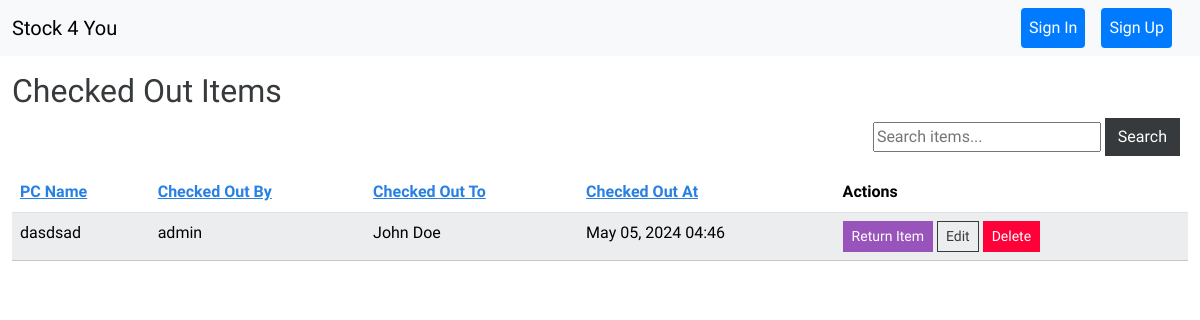
The page /checked-out/ on the database as committed earlier.
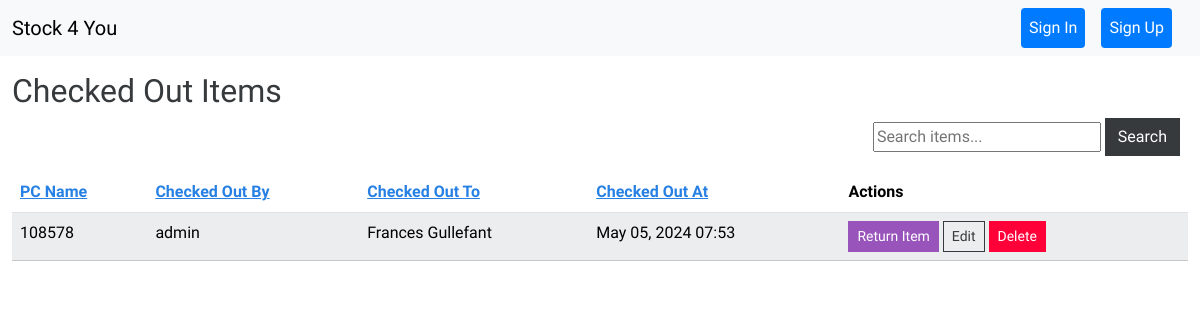
The same page on the database as committed later.
### inventory/models.py (models this page shows, shortened)
class Checkout(models.Model):
    item = models.ForeignKey(InventoryItem, on_delete=models.CASCADE, related_name='checkouts')
    user = models.ForeignKey(User, on_delete=models.SET_NULL, null=True, related_name='checkouts')
    checked_out_at = models.DateTimeField(auto_now_add=True)
    checked_out_by = models.ForeignKey(User, on_delete=models.SET_NULL, null=True, related_name='checked_out_by')
    checked_out_to = models.ForeignKey(Person, on_delete=models.SET_NULL, null=True, related_name='checked_out_to')
    returned = models.BooleanField(default=False)

class InventoryItem(models.Model):
    pc_name = models.CharField(max_length=255)
    user = models.ForeignKey(User, on_delete=models.CASCADE, null=True, blank=True)
    notes = models.TextField(blank=True, default='')
    device_type = models.CharField(max_length=50, default='Laptop')
    category = models.ForeignKey(Category, on_delete=models.CASCADE, null=True)
    costs = models.DecimalField(max_digits=8, decimal_places=2, default=0.00)
    new_computer = models.BooleanField(default=False)
    date_delivered = models.DateTimeField(blank=True, null=True, default=timezone.now)
    is_computer = models.BooleanField(default=False)
    has_dock = models.BooleanField(default=False)
    has_lcd = models.BooleanField(default=False)
    has_lcd2 = models.BooleanField(default=False)
    has_stand = models.BooleanField(default=False)
    has_keyboard = models.BooleanField(default=False)
    has_cd = models.BooleanField(default=False)
    serial_number = models.CharField(max_length=200)
    model_number = models.CharField(max_length=200, null=True)
    supplier = models.ForeignKey(Supplier, on_delete=models.SET_NULL, null=True)
    is_checked_out = models.BooleanField(default=False)
    last_checked_out_by = models.ForeignKey(User, related_name='last_checked_out_items', on_delete=models.SET_NULL, null=True, blank=True)
    last_checked_out_at = models.DateTimeField(null=True, blank=True)
    class Meta:
        permissions = [
            ("can_checkout_items", "Can check out items"),
        ]

class Person(models.Model):
    first_name = models.CharField(max_length=100)
    last_name = models.CharField(max_length=100)
    other_identifier = models.CharField(max_length=100, blank=True, null=True)
    domain_user = models.CharField(max_length=101, blank=True)
    department = models.ForeignKey(Department, on_delete=models.SET_NULL, null=True, blank=True)
    class Meta:
        verbose_name = 'person'
        verbose_name_plural = 'persons'

### inventory/views.py (the view, shortened to what this page needs)
# urls.py: path('checked-out/', checked_out_items, name='checked-out-items'),
def checked_out_items(request):
    search_query = request.GET.get('search', '')
    sort_order = request.GET.get('order', 'asc')
    sort_by = request.GET.get('sort', 'checked_out_at')
    print_mode = 'print' in request.GET  # Check for print mode
    checkouts = Checkout.objects.filter(returned=False)
    if not print_mode and sort_order == 'desc':
        sort_by = f'-{sort_by}'
    checkouts = checkouts.order_by(sort_by)
    if print_mode:
        return render(request, 'inventory/checked_out_items_print.html', {
            'checkouts': checkouts,
            'search_query': search_query,
            'print_mode': True
        })
    return render(request, 'inventory/checked_out_items.html', {
        'checkouts': checkouts,
        'search_query': search_query,
        'next_sort_order': 'desc' if sort_order == 'asc' else 'asc',
        'show_print_button': True
    })

### inventory/templates/inventory/checked_out_items.html (shortened to what this page needs)
{% extends 'inventory/base.html' %}
{% load crispy_forms_tags %}
{% block content %}
<div class="container-fluid mt-3">
    <h2>Checked Out Items</h2>
    {% if checkouts.exists %}
    <div class="d-flex justify-content-end mb-3">
        <form method="GET" action="{% url 'checked-out-items' %}" class="me-2">
            <input type="text" name="search" placeholder="Search items..." value="{{ search_query }}">
            <button type="submit" class="btn btn-secondary">Search</button>
        </form>
    </div>
    <table class="table table-hover table-striped">
        <thead>
            <tr>
                <th scope="col"><a href="?sort=pc_name&order={{ next_sort_order }}">PC Name</a></th>
                <th><a href="?sort=checked_out_by&order={{ next_sort_order }}">Checked Out By</a></th>
                <th><a href="?sort=checked_out_to&order={{ next_sort_order }}">Checked Out To</a></th>
                <th><a href="?sort=checked_out_at&order={{ next_sort_order }}">Checked Out At</a></th>
                <th>Actions</th>
            </tr>
        </thead>
        <tbody>
            {% for checkout in checkouts %}
            <tr class="table-light">
                <td>{{ checkout.item.pc_name }}</td>
                <td>{{ checkout.checked_out_by.username }}</td>
                <td>{{ checkout.checked_out_to.first_name }} {{ checkout.checked_out_to.last_name }}</td>
                <td>{{ checkout.checked_out_at|date:"M d, Y H:i" }}</td>
                <td>
                    <a href="{% url 'return_item' checkout.item.id %}" class="btn btn-info btn-sm">Return Item</a>
                    <a href="{% url 'edit-item' checkout.item.id %}" class="btn btn-outline-secondary btn-sm">Edit</a>
                    <a href="{% url 'delete-item' checkout.item.id %}" class="btn btn-danger btn-sm" onclick="return confirm('Are you sure you want to delete this item?');">Delete</a>
                </td>
            </tr>
            {% endfor %}
        </tbody>
    </table>
    {% else %}
    <div class="alert alert-info">No items are currently checked out.</div>
    {% endif %}
</div>
{% endblock %}

Rows that differ between the two databases and show on the page:
removed Checkout: item.pc_name "dasdsad", checked_out_by.username "admin", checked_out_to.first_name "John", checked_out_to.last_name "Doe", checked_out_at "May 05, 2024 04:46"
added Checkout: item.pc_name "108578", checked_out_by.username "admin", checked_out_to.first_name "Frances", checked_out_to.last_name "Gullefant", checked_out_at "May 05, 2024 07:53"
